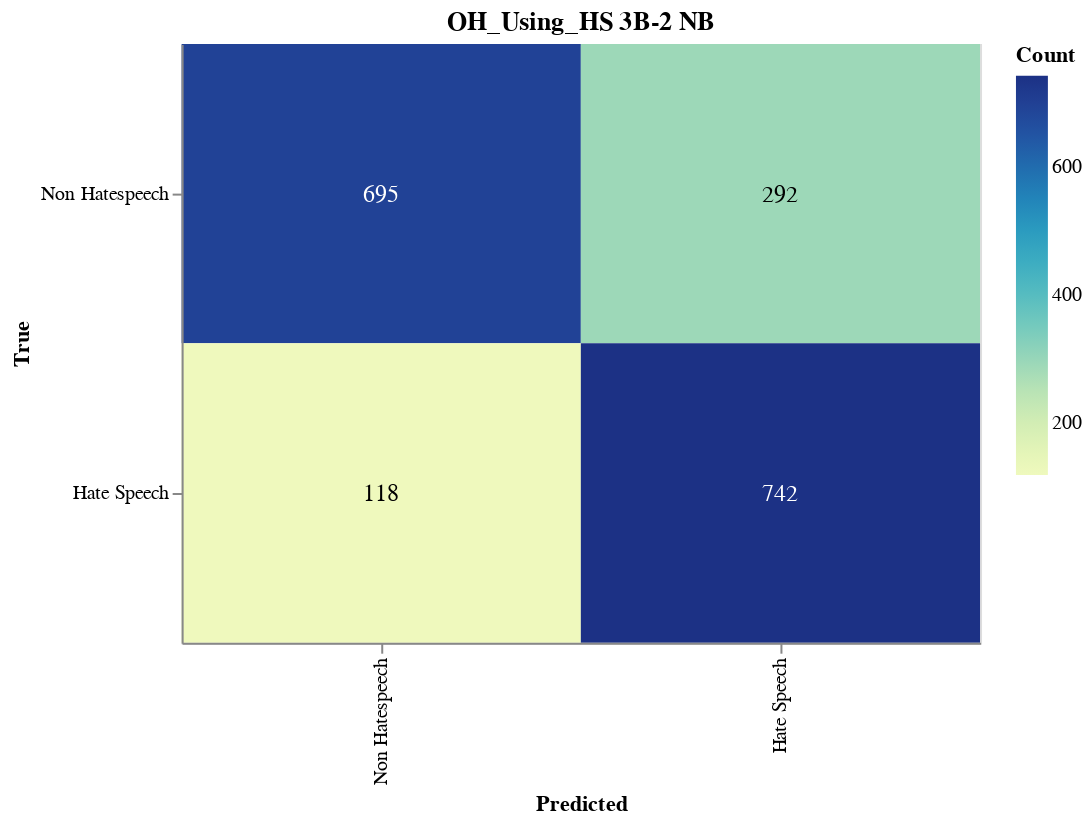

The notebook cell this image was saved under:
### Markdown cell above
#### Save Confusion Matrix

### Code cell
import altair as alt
import pandas as pd
from sklearn.metrics import confusion_matrix

# Calculate the confusion matrix
cm = confusion_matrix(true_labels, adjusted_predictions)

# Define class names
class_names = ['Non Hatespeech', 'Hate Speech']

# Convert confusion matrix to DataFrame
cm_df = pd.DataFrame(cm, index=class_names, columns=class_names).reset_index().melt(id_vars='index')
cm_df.columns = ['True', 'Predicted', 'Count']

# Ensure the order of categories
cm_df['True'] = pd.Categorical(cm_df['True'], categories=class_names, ordered=True)
cm_df['Predicted'] = pd.Categorical(cm_df['Predicted'], categories=class_names, ordered=True)

# Create the Altair plot
heatmap = alt.Chart(cm_df).mark_rect().encode(
    x=alt.X('Predicted:O', sort=class_names),
    y=alt.Y('True:O', sort=class_names),
    color='Count:Q',
    tooltip=['True', 'Predicted', 'Count']
).properties(
    width=400,
    height=300,
    title='OH_Using_HS 3B-2 NB'
)

# Add text labels
text = heatmap.mark_text(
    align='center',
    baseline='middle',
    fontSize=12
).encode(
    text='Count:Q',
    color=alt.condition(
        alt.datum.Count > cm.max() / 2,
        alt.value('white'),
        alt.value('black')
    )
)

# Combine heatmap and text
final_chart = heatmap + text

# Display the plot
final_chart.show()

### Figure 1 — Vega-Lite specification as saved in the notebook (floating-point values rounded to 4 significant figures)
{"config": {"view": {"continuousWidth": 300, "continuousHeight": 300}}, "layer": [{"mark": {"type": "rect"}, "encoding": {"color": {"field": "Count", "type": "quantitative"}, "tooltip": [{"field": "True", "type": "ordinal"}, {"field": "Predicted", "type": "ordinal"}, {"field": "Count", "type": "quantitative"}], "x": {"field": "Predicted", "sort": ["Non Hatespeech", "Hate Speech"], "type": "ordinal"}, "y": {"field": "True", "sort": ["Non Hatespeech", "Hate Speech"], "type": "ordinal"}}, "title": "OH_Using_HS 3B-2 NB"}, {"mark": {"type": "text", "align": "center", "baseline": "middle", "fontSize": 12}, "encoding": {"color": {"condition": {"test": "(datum.Count > 371.0)", "value": "white"}, "value": "black"}, "text": {"field": "Count", "type": "quantitative"}, "tooltip": [{"field": "True", "type": "ordinal"}, {"field": "Predicted", "type": "ordinal"}, {"field": "Count", "type": "quantitative"}], "x": {"field": "Predicted", "sort": ["Non Hatespeech", "Hate Speech"], "type": "ordinal"}, "y": {"field": "True", "sort": ["Non Hatespeech", "Hate Speech"], "type": "ordinal"}}, "title": "OH_Using_HS 3B-2 NB"}], "data": {"name": "data-a8f5d72da5b6d1fef4a237da597486c9"}, "height": 300, "width": 400, "$schema": "https://vega.github.io/schema/vega-lite/v5.17.0.json", "datasets": {"data-a8f5d72da5b6d1fef4a237da597486c9": [{"True": "Non Hatespeech", "Predicted": "Non Hatespeech", "Count": 695}, {"True": "Hate Speech", "Predicted": "Non Hatespeech", "Count": 118}, {"True": "Non Hatespeech", "Predicted": "Hate Speech", "Count": 292}, {"True": "Hate Speech", "Predicted": "Hate Speech", "Count": 742}]}}
